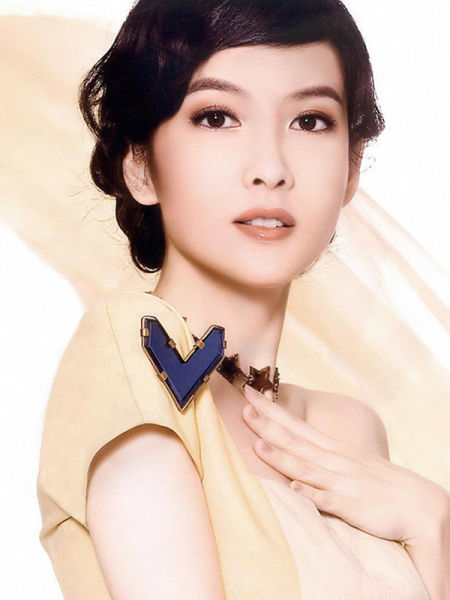
#> input picture image_beautiful/data/1.jpg, 450 x 600 px
$ python haha.py
#> lines starting #> are read from the running program, lines starting #| are printed output that depends on the picture
#!/usr/bin/env python
# -*- coding:utf-8 -*-
# @Time : 2021/1/23 13:38
# @Author : MarxZhao
# @File : haha.py
# @Software: PyCharm

import cv2
import math
import numpy as np

def max_frame(image, radius, cx, cy):
    h, w, n = image.shape

    real_radius = int(radius / 2.0)
    image_dst = image.copy()

    for i in range(w):
        for j in range(h):
            tx = i - cx
            ty = j - cy
            distance = tx * tx + ty * ty
            if distance < radius * radius:
                nx = int(tx / 2.0)
                ny = int(ty / 2.0)
                nx = int(nx * (math.sqrt(distance) / real_radius))
                ny = int(ny * (math.sqrt(distance) / real_radius))
                nx = int(nx + cx)
                ny = int(ny + cy)
                if nx < w and ny < h:
                    image_dst[j, i][0] = image[ny, nx][0]
                    image_dst[j, i][1] = image[ny, nx][1]
                    image_dst[j, i][2] = image[ny, nx][2]

    return image_dst


def min_frame(image, radius, cx, cy):
    h, w, n = image.shape
    image_dst = image.copy()

    for i in range(w):
        for j in range(h):
            tx = i - cx
            ty = j - cy
            theta = math.atan2(ty, tx)
            distance = math.sqrt((tx * tx) + (ty * ty))
            nx = int(cx + (math.sqrt(distance) * radius * math.cos(theta)))
            ny = int(cy + (math.sqrt(distance) * radius * math.sin(theta)))
            if 0 < nx < w and 0 < ny < h:
                image_dst[j, i][0] = image[ny, nx][0]
                image_dst[j, i][1] = image[ny, nx][1]
                image_dst[j, i][2] = image[ny, nx][2]
    return image_dst


if __name__=="__main__":
    image = cv2.imread('../data/1.jpg', -1)
#> image is the input picture: shape (600, 450, 3); mean B, G, R 183.7, 195.7, 217.3
    print(image.shape)
#| (600, 450, 3)
    h, w = image.shape[:2]
#> h = 600; w = 450
    print(h, w)
#| 600 450
    ch, cw = int(h/2), int(w/2)
#> ch = 300; cw = 225
    img_max = max_frame(image, 150, cw, ch)
#> after the loop in max_frame, `for i in range(w):`:
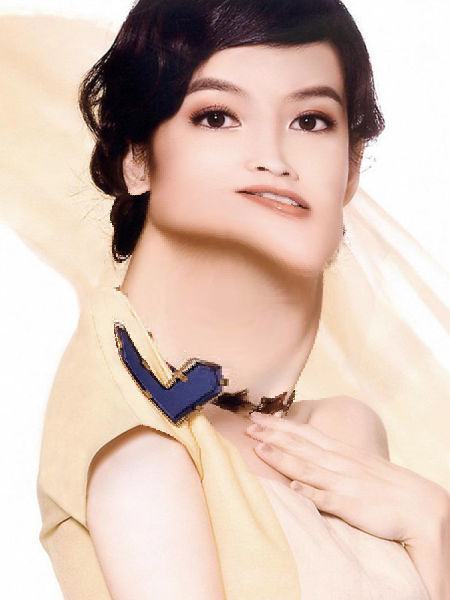
#> image_dst: shape (600, 450, 3); mean B, G, R 182.3, 194.4, 217
    img_min = min_frame(image, 12, cw, ch)
#> after the loop in min_frame, `for i in range(w):`:
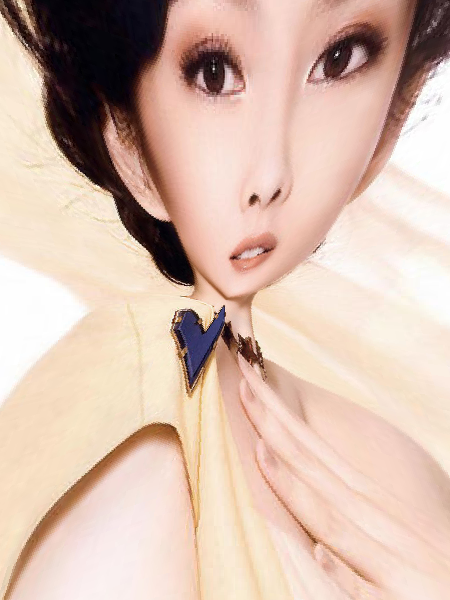
#> image_dst: shape (600, 450, 3); mean B, G, R 174.4, 188.9, 215.5
    cv2.imshow('src', image)
    cv2.imshow('max', img_max)
    cv2.imshow('min', img_min)

    cv2.waitKey(0)

$ run again, with image_beautiful/data/2.jpg copied over image_beautiful/data/1.jpg
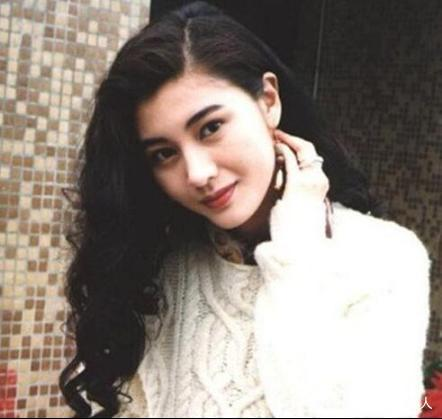
#> input picture image_beautiful/data/2.jpg, 442 x 419 px
#> image is the input picture: shape (419, 442, 3); mean B, G, R 125.2, 132.9, 143.2
#| (419, 442, 3)
#| 419 442
#> after the loop in max_frame, `for i in range(w):`:
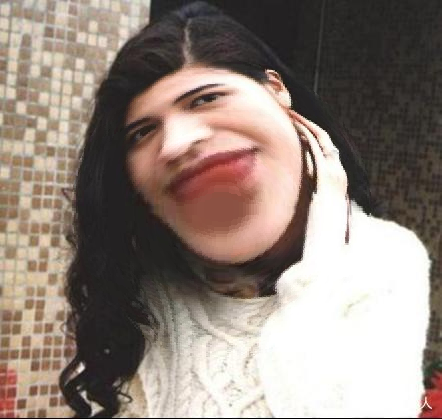
#> image_dst: shape (419, 442, 3); mean B, G, R 122.8, 131.2, 144.8
#> after the loop in min_frame, `for i in range(w):`:
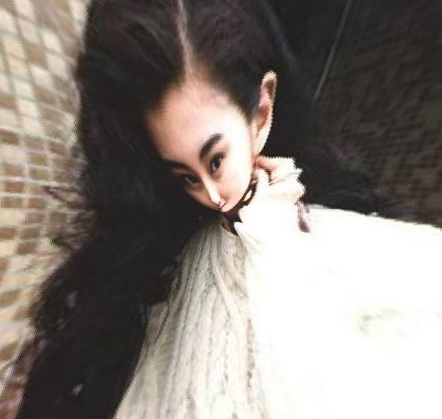
#> image_dst: shape (419, 442, 3); mean B, G, R 122.3, 128.2, 135.6

$ run again, with image_beautiful/data/3.jpg copied over image_beautiful/data/1.jpg
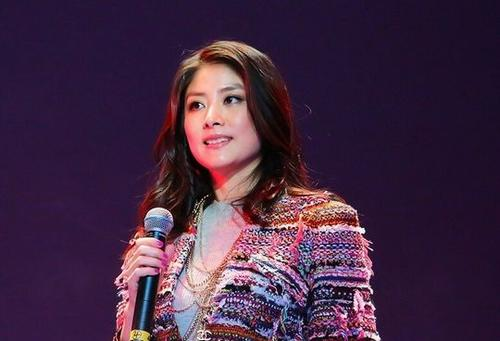
#> input picture image_beautiful/data/3.jpg, 500 x 341 px
#> image is the input picture: shape (341, 500, 3); mean B, G, R 67.2, 41.6, 67.2
#| (341, 500, 3)
#| 341 500
#> after the loop in max_frame, `for i in range(w):`:
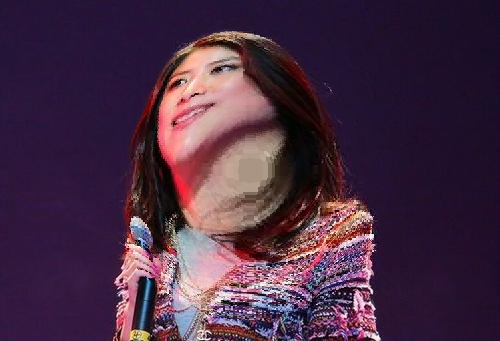
#> image_dst: shape (341, 500, 3); mean B, G, R 67, 44.3, 71.2
#> after the loop in min_frame, `for i in range(w):`:
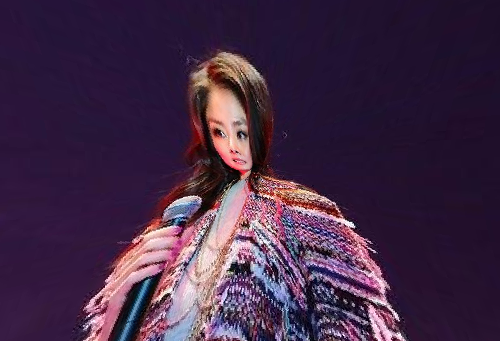
#> image_dst: shape (341, 500, 3); mean B, G, R 69.4, 41.6, 65.5
